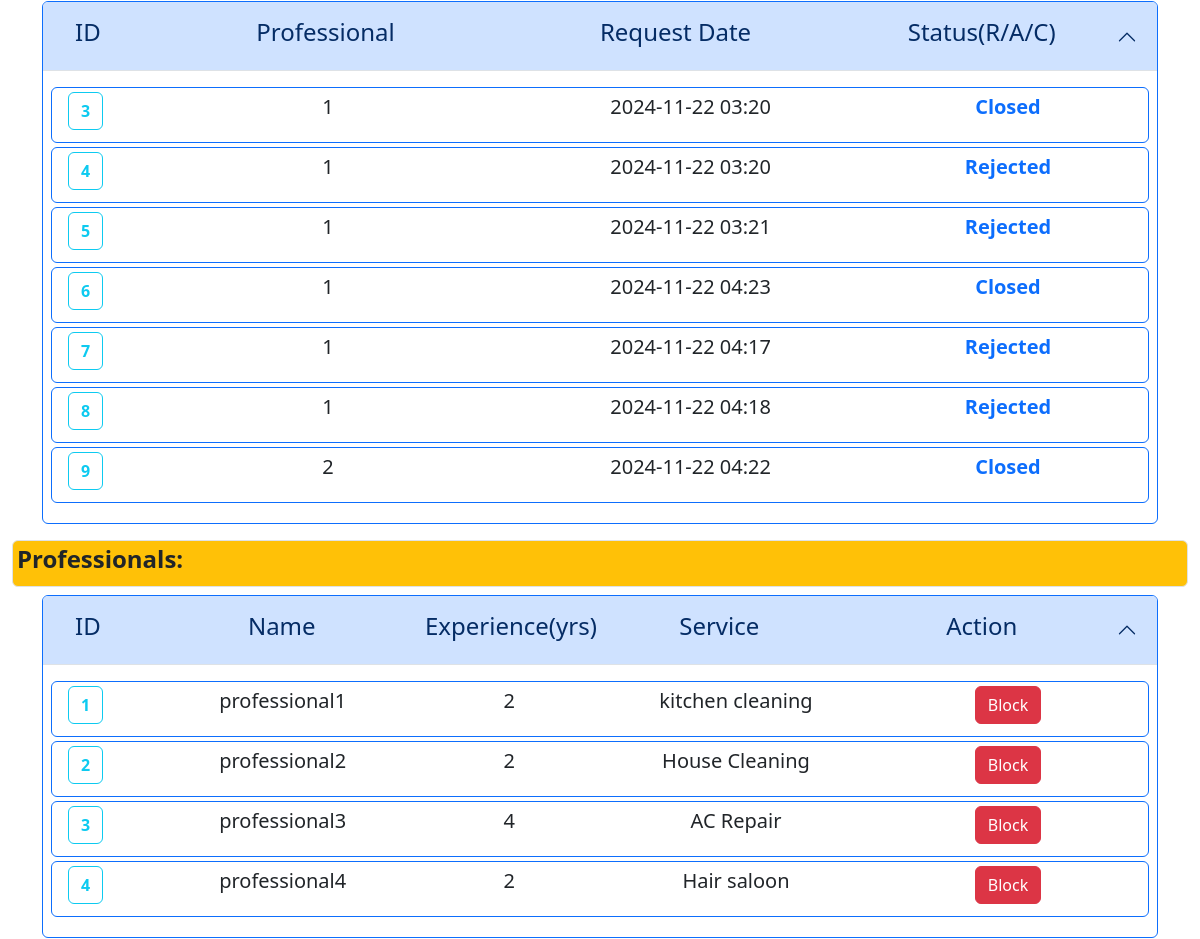
Before: /admin_dashboard (middle part) with the older database file.
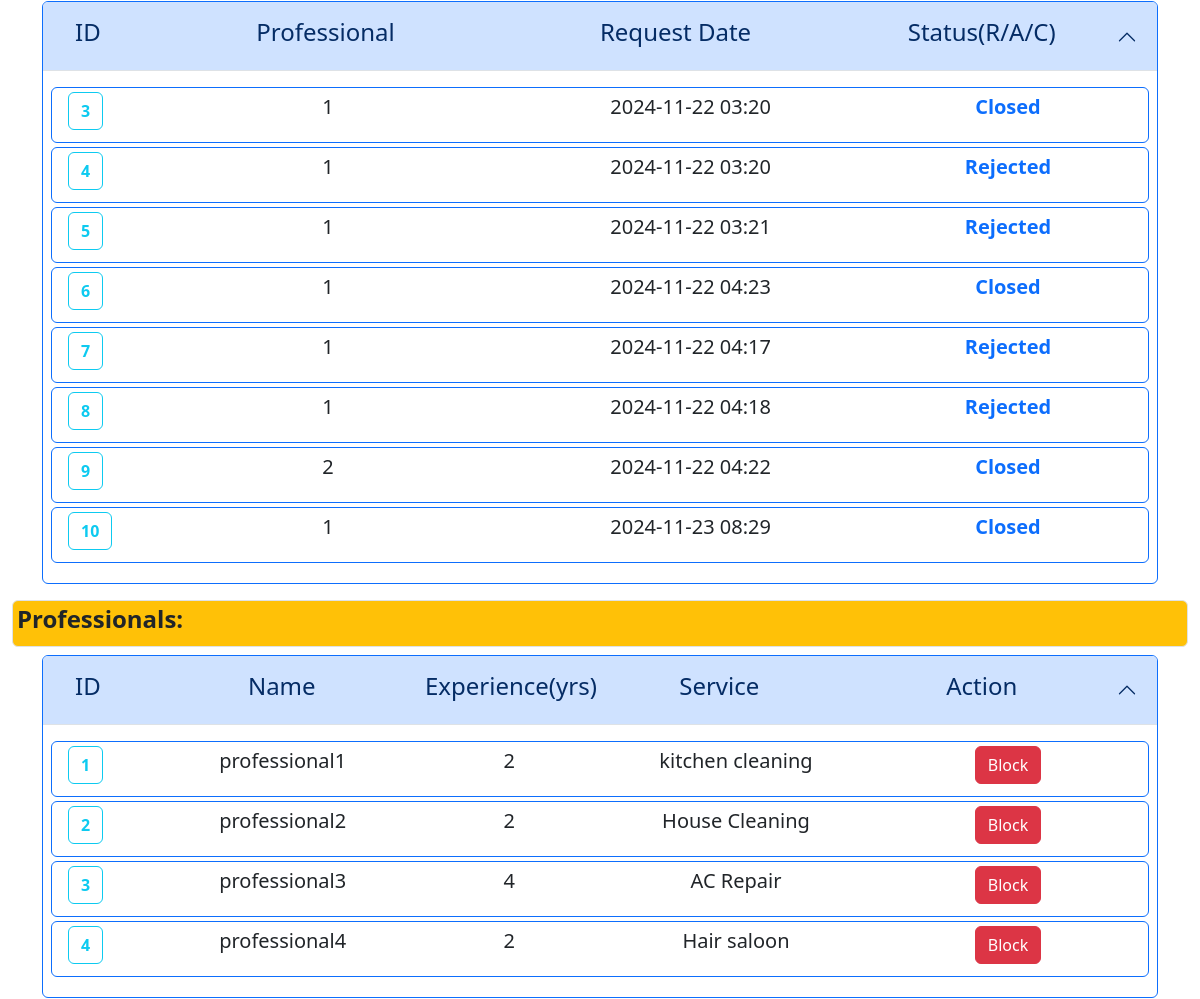
After: the same page with the newer database file.
### backened/modals.py (models this page shows)
class ServiceRequest(db.Model):
    __tablename__ = "service_request"
    id = db.Column(db.Integer, primary_key=True)
    service_id = db.Column(db.Integer, db.ForeignKey("service.id"), nullable=False)
    customer_id = db.Column(db.Integer, db.ForeignKey("customer.id"), nullable=False)
    professional_id = db.Column(db.Integer, db.ForeignKey("professional.id"), nullable=False)
    date_of_request = db.Column(db.DateTime, default=datetime.now,nullable=False)
    date_of_completion = db.Column(db.DateTime, nullable=True)
    service_status = db.Column(db.String(50), nullable=False, default="requested")
    remarks = db.Column(db.Text, nullable=True)
    reviews = db.relationship("Review", backref="service_request", lazy=True, cascade="all, delete-orphan")

class Professional(db.Model):
    __tablename__ = "professional"
    id = db.Column(db.Integer, primary_key=True)
    email = db.Column(db.String(120), unique=True, nullable=False)
    password = db.Column(db.String(120), nullable=False)
    name = db.Column(db.String(120), nullable=False)
    phone = db.Column(db.Integer, nullable=False)
    address = db.Column(db.String(200), nullable=False)
    pincode = db.Column(db.Integer, nullable=False)
    date_created = db.Column(db.DateTime, default=datetime.now,nullable=False)
    description = db.Column(db.Text, nullable=True)
    service_type = db.Column(db.String(120), nullable=False)
    experience = db.Column(db.Integer, nullable=False)
    file_path = db.Column(db.String(255), nullable=False)
    status = db.Column(db.String(30), default="pending",nullable=False)
    service_requests = db.relationship(
        "ServiceRequest",
        backref="professional",
        lazy=True,
        cascade="all, delete-orphan",
    )

### backened/controller.py (the view)
@app.route("/admin_dashboard")
def adminDashboard():
    sers = Service.query.all()
    ser_reqs = ServiceRequest.query.all()
    custmrs = Customer.query.all()
    profs = Professional.query.all()
    return render_template(
        "admin_dashboard.html",
        services=sers,
        service_requests=ser_reqs,
        customers=custmrs,
        professionals=profs,
    )

### templates/admin_dashboard.html (shortened to what the changed rows need)
<!DOCTYPE html>
<html lang="en">
<head>
    <link href="https://cdn.jsdelivr.net/npm/bootstrap@5.3.3/dist/css/bootstrap.min.css" rel="stylesheet">
</head>
<body >
    {% block admin_content %}
    <section id="main-data" class="container-fluid" >
        <div class="container">
            <div class="accordion" id="Service-request">
                <div class="accordion-item border border-primary">
                  <h2 class="accordion-header">
                    <button class="accordion-button" type="button" data-bs-toggle="collapse" data-bs-target="#service-request-collapse" aria-expanded="true" aria-controls="service-request-collapse">
                      <div class="container row">
                        <h4 class="col-1">ID</h4>
                        <h4 class="col-4 text-center">Professional</h4>
                        <h4 class="col-4 text-center">Request Date</h4>
                        <h4 class="col-3 text-center">Status(R/A/C)</h4>
                      </div>
                    </button>
                  </h2>
                  <div id="service-request-collapse" class="accordion-collapse collapse show" data-bs-parent="#Service-request">
                    <div class="accordion-body">
                        {% if service_requests | length == 0 %}
                            <div class="col">
                                <p class="lead">No Service Request found</p>
                            </div>
                        {% else %}
                            {% for ser_req in service_requests %}
                                <div class="conatiner row border border-primary p-1 lead rounded mb-1">
                                    <div class="col-1">
                                        <a href="{{ url_for('show_detail_admin',item = 'service_request',id = ser_req.id) }}" class=" fw-bold btn btn-outline-info">{{ ser_req.id }}</a>
                                    </div>
                                    <div class="col-4 text-center">
                                        <p >{{ ser_req.professional_id }}</p>
                                    </div>
                                    <div class="col-4 text-center">
                                        <p >{{ ser_req.date_of_request.strftime('%Y-%m-%d %H:%M') }}</p>
                                    </div>
                                    <div class="col-3 text-center text-primary fw-bold">
                                        <p >{{ ser_req.service_status|title }}</p>
                                    </div>
                                </div>
                            {% endfor %}
                        {% endif %}
                    </div>
                  </div>
                </div>
              </div>
        </div>
        <div class="container">
            <div class="accordion mb-4" id="Professional">
                <div class="accordion-item border border-primary">
                  <h2 class="accordion-header">
                    <button class="accordion-button" type="button" data-bs-toggle="collapse" data-bs-target="#professionalOne" aria-expanded="true" aria-controls="professionalOne">
                      <div class="container row">
                        <h4 class="col-1 ">ID</h4>
                        <h4 class="col-3 text-center">Name</h4>
                        <h4 class="col-2 text-center">Experience(yrs)</h4>
                        <h4 class="col-3 text-center">Service</h4>
                        <h4 class="col-3 text-center">Action</h4>
                      </div>
                    </button>
                  </h2>
                  <div id="professionalOne" class="accordion-collapse collapse show" data-bs-parent="#Professional">
                    <div class="accordion-body">
                        {% if professionals | length == 0 %}
                        <div class="col">
                            <p class="lead">No professional found</p>
                        </div>
                        {% else %}
                            {% for prof in professionals %}
                            <div class="conatiner row border border-primary p-1 lead rounded mb-1">
                                <div class="col-1">
                                    <a href="{{ url_for('show_detail_admin',id=prof.id,item = 'professional') }}" class=" fw-bold btn btn-outline-info">{{prof.id}}</a>
                                </div>
                                <div class="col-3 text-center">
                                    <p >{{ prof.name }}</p>
                                </div>
                                <div class="col-2 text-center">
                                    <p >{{ prof.experience }}</p>
                                </div>
                                <div class="col-3 text-center">
                                    <p >{{ prof.service_type }}</p>
                                </div>
                                {% if prof.status == 'Approved' %}
                                <div class="col-3 text-center">
                                    <a href="{{ url_for('update_status_admin', user = 'professional',id = prof.id,status = 'Blocked') }}" class="btn btn-danger">Block</a>
                                </div>
                                {% endif %}
                            </div>
                            {% endfor %}
                        {% endif %}
                    </div>
                  </div>
                </div>
              </div>
        </div>
    </section>
    {% endblock admin_content %}
</body>
</html>

Changed rows visible on the page:
added ServiceRequest: id "10", professional_id "1", date_of_request "2024-11-23 08:29", service_status "Closed"
